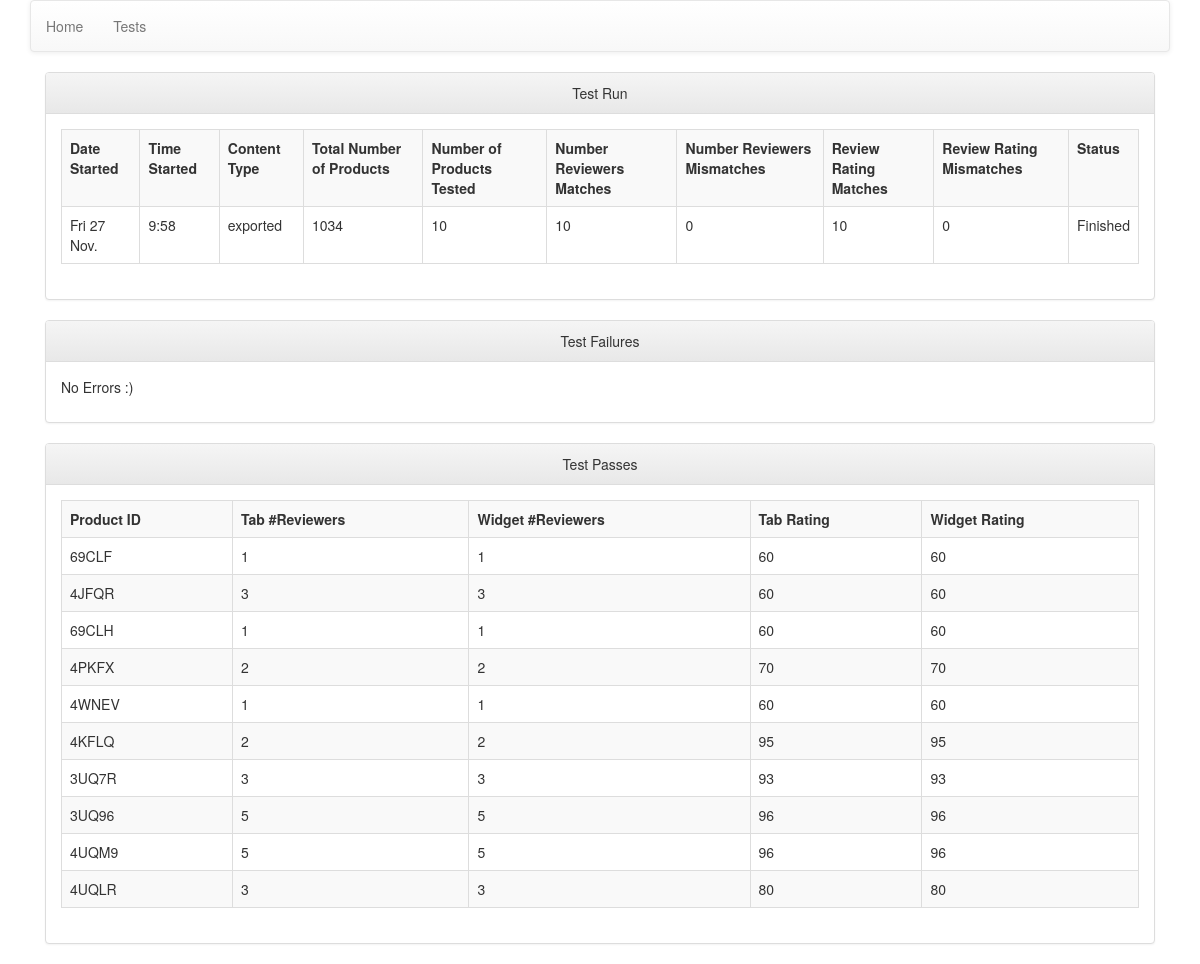
/review-mismatch-test/46, run on the app's committed database.
### test/models.py (models this page shows, shortened)
class BaseTest(models.Model):
    num_products = models.IntegerField(blank=True, default=0)
    num_products_tested = models.IntegerField(default=0)
    created_at = models.DateTimeField(auto_now_add=True)
    datetime_finished = models.DateTimeField(blank=False, null=True)
    is_active = models.BooleanField(default=True)
    content_type = models.CharField(blank=True, max_length=100)
    class Meta:
        abstract = True

class RatingMismatchTest(BaseTest):
    number_reviewers_matches = models.IntegerField(blank=False, default=0)
    number_reviewers_mismatches = models.IntegerField(blank=False, default=0)
    review_rating_matches = models.IntegerField(blank=False, default=0)
    review_rating_mismatches = models.IntegerField(blank=False, default=0)

class MismatchTestProduct(models.Model):
    parent_test = models.ForeignKey(RatingMismatchTest)
    result = models.BooleanField(default=True)
    product_id = models.CharField(max_length=10)
    tab_number_reviewers = models.IntegerField(default=0)
    widget_number_reviewers = models.IntegerField(default=0)
    tab_rating = models.IntegerField(default=0)
    widget_rating = models.IntegerField(default=0)

### test/views.py (the view)
def view_rating_mismatch_test(request, test_identifier):
    rating_mismatch_test = RatingMismatchTest.objects.get(id=test_identifier)
    test_products_pass = MismatchTestProduct.objects.filter(
        parent_test=rating_mismatch_test,
        result=True,
    )
    test_products_fail = MismatchTestProduct.objects.filter(
        parent_test=rating_mismatch_test,
        result=False,
    )
    context_dict = {
        'rating_mismatch_test': rating_mismatch_test,
        'test_products_pass': test_products_pass,
        'test_products_fail': test_products_fail,
    }
    return render(request, 'test.html', context=context_dict)

### templates/test.html (shortened to what this page needs)
{% extends "base.html" %}
{% block content %}
<div class="col-md-12 first">
	<div class="panel panel-default">
		<div class="panel-heading text-center">
			Test Run
		</div>
		<div class="panel-body">
			<table class="table table-striped table-bordered table-hover">
				<tr>
					<th>Date Started</th>
					<th>Time Started</th>
					<th>Content Type</th>
					<th>Total Number of Products</th>
					<th>Number of Products Tested</th>
					<th>Number Reviewers Matches</th>
					<th>Number Reviewers Mismatches</th>
					<th>Review Rating Matches</th>
					<th>Review Rating Mismatches</th>
					<th>Status</th>
				</tr>
				<tr>
					<td>{{ rating_mismatch_test.created_at|date:"D j N" }}</td>
					<td>{{ rating_mismatch_test.created_at|date:"G:i" }}</td>
					<td>{{ rating_mismatch_test.content_type }}</td>
					<td>{{ rating_mismatch_test.num_products }}</td>
					<td>{{ rating_mismatch_test.num_products_tested }}</td>
					<td>{{ rating_mismatch_test.number_reviewers_matches }}</td>
					<td>{{ rating_mismatch_test.number_reviewers_mismatches }}</td>
					<td>{{ rating_mismatch_test.review_rating_matches }}</td>
					<td>{{ rating_mismatch_test.review_rating_mismatches }}</td>
					{% if rating_mismatch_test.is_active %}
					<td>Running</td>
					{% else %}
					<td>Finished</td>
					{% endif %}
				</tr>
			</table>
		</div>
	</div>
	<div class="row">
		<div class="col-md-12">
			<div class="panel panel-default">
				<div class="panel-heading text-center">
					Test Failures
				</div>
				<div class="panel-body">
					{% if test_products_fail %}
					<table class="table table-striped table-bordered table-hover">
						<tr>
							<th>Tab #Reviewers</th>
							<th>Widget #Reviewers</th>
							<th>Tab Rating</th>
							<th>Widget Rating</th>
						</tr>
						{% for test_product in test_products_fail %}
						<tr>
							<td>{{ test_product.product_id }}</td>
							<td>{{ test_product.tab_number_reviewers }}</td>
							<td>{{ test_product.widget_number_reviewers }}</td>
							<td>{{ test_product.tab_rating }}</td>
							<td>{{ test_product.widget_rating }}</td>
						</tr>
						{% endfor %}
					{% else %}
						<p>No Errors :)</p>
					{% endif %}
				</div>
			</div>
		</div>
	</div>
	<div class="row">
		<div class="col-md-12">
			<div class="panel panel-default">
				<div class="panel-heading text-center">
					Test Passes
				</div>
				<div class="panel-body">
					{% if test_products_pass %}
					<table class="table table-striped table-bordered table-hover">
						<tr>
							<th>Product ID</th>
							<th>Tab #Reviewers</th>
							<th>Widget #Reviewers</th>
							<th>Tab Rating</th>
							<th>Widget Rating</th>
						</tr>
						{% for test_product in test_products_pass %}
						<tr>
							<td>{{ test_product.product_id }}</td>
							<td>{{ test_product.tab_number_reviewers }}</td>
							<td>{{ test_product.widget_number_reviewers }}</td>
							<td>{{ test_product.tab_rating }}</td>
							<td>{{ test_product.widget_rating }}</td>
						</tr>
						{% endfor %}
					</table>
					{% else %}
						<p>No passed products :(</p>
					{% endif %}
				</div>
			</div>
		</div>
	</div>
</div>
{% endblock %}

### data on the page
RatingMismatchTest: created_at "Fri 27 Nov.", created_at "9:58", content_type "exported", num_products "1034", num_products_tested "10", number_reviewers_matches "10", number_reviewers_mismatches "0", review_rating_matches "10", review_rating_mismatches "0"
MismatchTestProduct: product_id "69CLF", tab_number_reviewers "1", widget_number_reviewers "1", tab_rating "60", widget_rating "60"
MismatchTestProduct: product_id "4JFQR", tab_number_reviewers "3", widget_number_reviewers "3", tab_rating "60", widget_rating "60"
MismatchTestProduct: product_id "69CLH", tab_number_reviewers "1", widget_number_reviewers "1", tab_rating "60", widget_rating "60"
MismatchTestProduct: product_id "4PKFX", tab_number_reviewers "2", widget_number_reviewers "2", tab_rating "70", widget_rating "70"
MismatchTestProduct: product_id "4WNEV", tab_number_reviewers "1", widget_number_reviewers "1", tab_rating "60", widget_rating "60"
MismatchTestProduct: product_id "4KFLQ", tab_number_reviewers "2", widget_number_reviewers "2", tab_rating "95", widget_rating "95"
MismatchTestProduct: product_id "3UQ7R", tab_number_reviewers "3", widget_number_reviewers "3", tab_rating "93", widget_rating "93"
MismatchTestProduct: product_id "3UQ96", tab_number_reviewers "5", widget_number_reviewers "5", tab_rating "96", widget_rating "96"
MismatchTestProduct: product_id "4UQM9", tab_number_reviewers "5", widget_number_reviewers "5", tab_rating "96", widget_rating "96"
MismatchTestProduct: product_id "4UQLR", tab_number_reviewers "3", widget_number_reviewers "3", tab_rating "80", widget_rating "80"
